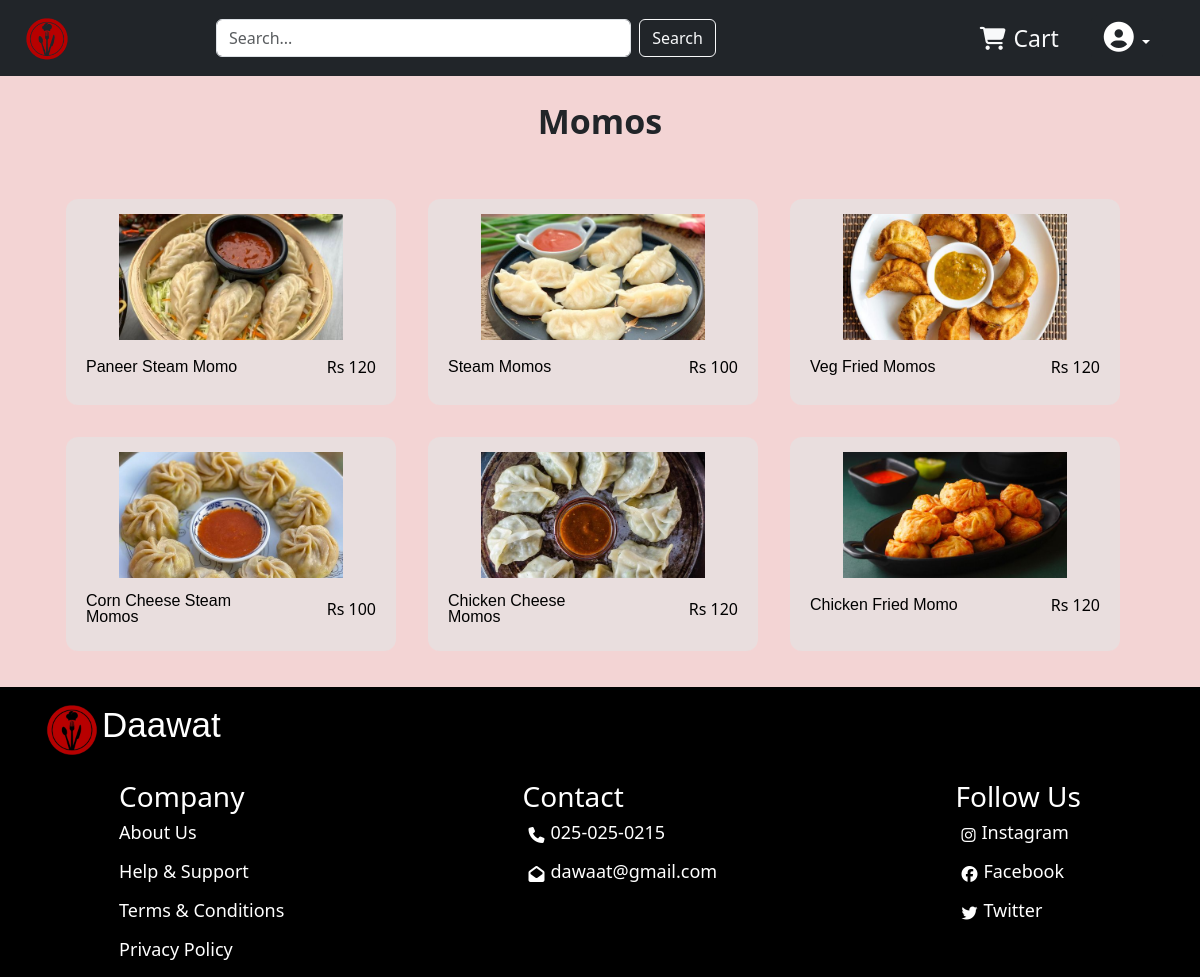
/momos, run on the app's committed database.
### restaurant/models.py (models this page shows)
class products(models.Model):
    name = models.CharField(max_length=255)
    price = models.IntegerField()
    image = models.ImageField((""), upload_to=None, )
    category = models.CharField(choices=allProducts, max_length=255)
    info = models.TextField()

### restaurant/views.py (the view)
# urls.py: path('momos', views.momospage),
def momospage(req):
    db = products.objects.filter(category="momos").values()
    clearDb = list(db)
    for i in clearDb:
        i.update({'image': i['image'].replace('None/', '')})
    return render(req, 'momos.html', context={"data": clearDb})

### restaurant/templates/momos.html (shortened to what this page needs)
{% load static %}
<!DOCTYPE html>
<html lang="en">
  <head>
    <link
      href="https://cdn.jsdelivr.net/npm/bootstrap@5.3.3/dist/css/bootstrap.min.css"
      rel="stylesheet"
    />
    <link
      rel="stylesheet"
      href="https://cdnjs.cloudflare.com/ajax/libs/font-awesome/6.5.2/css/all.min.css"
    />
    <link rel="stylesheet" href="{% static 'style.css' %}" />
  </head>
  <body>
    <nav class="navbar navbar-expand-lg navbar-dark bg-dark">
      <div class="container-fluid">
          <a class="navbar-brand" href="index">
              <img src="{% static 'dta/k.png' %}" alt="Logo" class="rounded-pill"
                   style="width: 50px; margin-left: 10px;">
          </a>
          <div class="collapse navbar-collapse" id="navbarNav">
              <form class="d-flex mx-auto my-2 my-lg-0 w-100 w-lg-auto" style="max-width: 500px;">
                  <input class="form-control me-2" type="search" placeholder="Search..."  id="search" style="flex-grow: 1; min-width: 150px;">
                  <button class="btn btn-outline-light" type="submit" id="sea">Search</button>
              </form>
              <ul class="navbar-nav ms-auto d-flex flex-row align-items-center mt-2 mt-lg-0">
                  <li class="nav-item me-4">
                      <a class="nav-link text-light d-flex align-items-center" href="cart">
                          <i class="fa-solid fa-cart-shopping me-2"></i>
                          Cart
                      </a>
                  </li>
                  <li class="nav-item dropdown">
                      <button class="btn btn-dark dropdown-toggle" type="button"
                              id="dropdownMenuButton" data-bs-toggle="dropdown"
                              aria-expanded="false">
                          <i class="fa-solid fa-circle-user" style="font-size: 30px;"></i>
                      </button>
                  </li>
              </ul>
          </div>
      </div>
  </nav>
    <div class="containers">
      <p class="tpart">Momos</p>
      <div class="container d-flex flex-wrap" style="padding: 20px">
        {% for i in data%}
        <div class="foods m-3">
          <a href="product/{{i.id}}">
            <img src= {% static 'dta/'%}{{i.image}} width="70%" class="food-img"
            />
            <div class="itemss">
              <p class="foodname">{{i.name}}</p>
              <p class="foodprice">Rs {{i.price}}</p>
            </div>
          </a>
        </div>
        {% endfor %}
      </div>
    </div>
    <div class="downpart">
      <div class="sc d-flex" style="margin-left: 30px; padding: 12px">
          <img src="{% static 'dta/k.png' %}" width="60px" height="60px" alt="Daawat Logo" />
          <p>Daawat</p>
      </div>
      <div class="down">
          <div class="infoserv">
              <h3>Company</h3>
              <div class="sa">
                  <a href="about">
                      <p>About Us</p>
                  </a>
                  <a href="help">
                      <p>Help & Support</p>
                  </a>
                  <a href="term">
                      <p>Terms & Conditions</p>
                  </a>
                  <a href="privacy">
                      <p>Privacy Policy</p>
                  </a>
              </div>
          </div>
          <div class="contact">
              <h3>Contact</h3>
              <div class="sa">
                  <div class="sso d-flex">
                      <i class="fa-solid fa-phone"></i>
                      <p>025-025-0215</p>
                  </div>
                  <div class="sso d-flex">
                      <i class="fa-solid fa-envelope-open"></i>
                      <p>dawaat@gmail.com</p>
                  </div>
              </div>
          </div>
          <div class="social">
              <h3>Follow Us</h3>
              <div class="sa sss">
                  <a href="https://www.instagram.com/accounts/login/?hl=en" style="text-decoration: none; color: white">
                      <div class="sso d-flex">
                          <i class="fa-brands fa-instagram"></i>
                          <p>Instagram</p>
                      </div>
                  </a>
                  <a href="https://www.facebook.com/" style="text-decoration: none; color: white">
                      <div class="sso d-flex">
                          <i class="fa-brands fa-facebook"></i>
                          <p>Facebook</p>
                      </div>
                  </a>
                  <a href="https://x.com/login" style="text-decoration: none; color: white">
                      <div class="sso d-flex">
                          <i class="fa-brands fa-twitter"></i>
                          <p>Twitter</p>
                      </div>
                  </a>
              </div>
          </div>
      </div>
  </div>
</body>
</html>

### restaurant/static/style.css (style rules this page uses)
* { padding: 0; margin: 0; }
body { background-color: rgb(243, 212, 212); }
.nav-item { font-size: 23px; margin-right: 25px; }
a { text-decoration: none; color: black; }
.tpart { margin-top: 20px; text-align: center; font-family: "Segoe UI", Tahoma, Geneva, Verdana, sans-serif; font-size: 34px; font-weight: bold; }
.foods { width: 30%; margin: 5px; padding: 5px; background: #e9dede; border-radius: 12px; }
.itemss { width: 100%; display: flex; justify-content: space-between; align-items: center; padding: 5px 15px; }
.foodname { font-family: "DM Sans", sans-serif; font-optical-sizing: auto; font-style: normal; width: 60%; line-height: 1; }
.food-img { width: 70%; aspect-ratio: 16/9; object-fit: cover; display: block; margin: 10px auto; }
.down { background-color: black; color: white; display: flex; justify-content: space-around; }
.sa p { color: white; line-height: 23px; font-size: 18px; font-family: 'Segoe UI', Tahoma, Geneva, Verdana, sans-serif; }
.downpart { background-color: black; color: white; }
.sc p { font-family: 'Franklin Gothic Medium', 'Arial Narrow', Arial, sans-serif; font-size: 35px; }
.sso i { margin: 6px; }

### data on the page
products: image (picture), name "Paneer Steam Momo", price "120"
products: image (picture), name "Steam Momos", price "100"
products: image (picture), name "Veg Fried Momos", price "120"
products: image (picture), name "Corn Cheese Steam Momos", price "100"
products: image (picture), name "Chicken Cheese Momos", price "120"
products: image (picture), name "Chicken Fried Momo", price "120"
